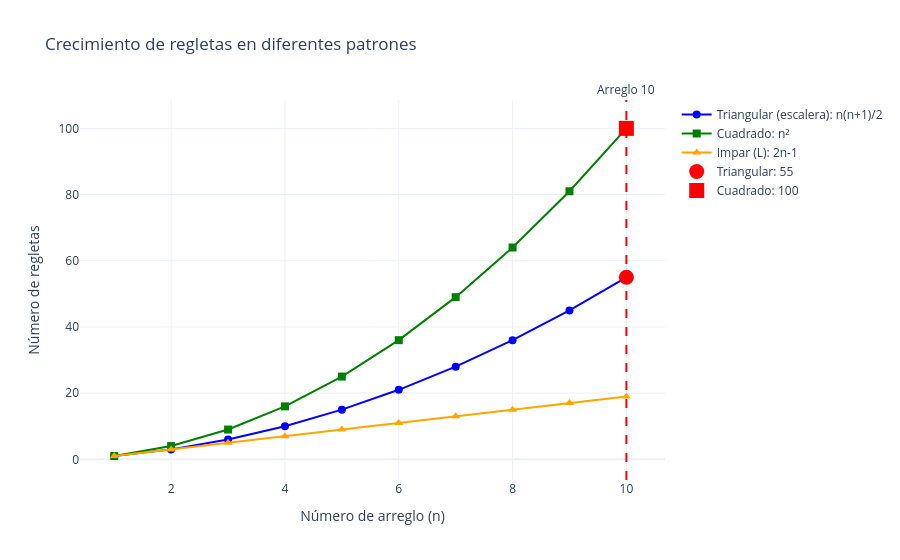

The notebook cell this image was saved under:
### Code cell
# Visualización con plotly
fig = go.Figure()

fig.add_trace(go.Scatter(x=n_vals, y=regletas_triangular, mode='lines+markers',
                         name='Triangular (escalera): n(n+1)/2',
                         line=dict(color='blue', width=2),
                         marker=dict(size=8)))

fig.add_trace(go.Scatter(x=n_vals, y=regletas_cuadrado, mode='lines+markers',
                         name='Cuadrado: n²',
                         line=dict(color='green', width=2),
                         marker=dict(size=8, symbol='square')))

fig.add_trace(go.Scatter(x=n_vals, y=regletas_impar, mode='lines+markers',
                         name='Impar (L): 2n-1',
                         line=dict(color='orange', width=2),
                         marker=dict(size=8, symbol='triangle-up')))

# Destacar n=10
fig.add_vline(x=10, line_dash="dash", line_color="red", 
              annotation_text="Arreglo 10", annotation_position="top")
fig.add_trace(go.Scatter(x=[10], y=[55], mode='markers',
                         marker=dict(size=15, color='red', symbol='circle'),
                         name='Triangular: 55'))
fig.add_trace(go.Scatter(x=[10], y=[100], mode='markers',
                         marker=dict(size=15, color='red', symbol='square'),
                         name='Cuadrado: 100'))

fig.update_layout(
    title='Crecimiento de regletas en diferentes patrones',
    xaxis_title='Número de arreglo (n)',
    yaxis_title='Número de regletas',
    template='plotly_white'
)

fig.show()

# Visualización de los primeros arreglos triangulares
def dibujar_arreglo_triangular(n):
    """Dibuja un arreglo en forma de escalera con regletas"""
    fig, ax = plt.subplots(figsize=(n, n/2))
    
    for i in range(n):
        for j in range(i+1):
            rect = plt.Rectangle((j, n-1-i), 1, 1, 
                                 fill=False, edgecolor='blue', linewidth=2)
            ax.add_patch(rect)
    
    ax.set_xlim(-0.5, n+0.5)
    ax.set_ylim(-0.5, n+0.5)
    ax.set_aspect('equal')
    ax.axis('off')
    ax.set_title(f'Arreglo {n}: {n*(n+1)//2} regletas', fontsize=12)
    return fig

# Mostrar primeros 5 arreglos triangulares
for i in range(1, 6):
    dibujar_arreglo_triangular(i)
    plt.show()

# Visualización de los primeros arreglos cuadrados
def dibujar_arreglo_cuadrado(n):
    """Dibuja un arreglo cuadrado con regletas"""
    fig, ax = plt.subplots(figsize=(n, n))
    
    for i in range(n):
        for j in range(n):
            rect = plt.Rectangle((j, n-1-i), 1, 1, 
                                 fill=False, edgecolor='green', linewidth=2)
            ax.add_patch(rect)
    
    ax.set_xlim(-0.5, n+0.5)
    ax.set_ylim(-0.5, n+0.5)
    ax.set_aspect('equal')
    ax.axis('off')
    ax.set_title(f'Arreglo {n}: {n*n} regletas', fontsize=12)
    plt.savefig(r"C:\Users\marco\Downloads\arreglo_regletas")
    return fig

# Mostrar primeros 5 arreglos cuadrados
for i in range(1, 6):
    dibujar_arreglo_cuadrado(i)
    plt.show()

### Figure 1 — Plotly figure (JSON) as saved in the notebook; plotly's stock layout.template omitted (floating-point values rounded to 4 significant figures)
{"data": [{"line": {"color": "blue", "width": 2}, "marker": {"size": 8}, "mode": "lines+markers", "name": "Triangular (escalera): n(n+1)/2", "type": "scatter", "x": [1, 2, 3, 4, 5, 6, 7, 8, 9, 10], "y": [1, 3, 6, 10, 15, 21, 28, 36, 45, 55]}, {"line": {"color": "green", "width": 2}, "marker": {"size": 8, "symbol": "square"}, "mode": "lines+markers", "name": "Cuadrado: n²", "type": "scatter", "x": [1, 2, 3, 4, 5, 6, 7, 8, 9, 10], "y": [1, 4, 9, 16, 25, 36, 49, 64, 81, 100]}, {"line": {"color": "orange", "width": 2}, "marker": {"size": 8, "symbol": "triangle-up"}, "mode": "lines+markers", "name": "Impar (L): 2n-1", "type": "scatter", "x": [1, 2, 3, 4, 5, 6, 7, 8, 9, 10], "y": [1, 3, 5, 7, 9, 11, 13, 15, 17, 19]}, {"marker": {"color": "red", "size": 15, "symbol": "circle"}, "mode": "markers", "name": "Triangular: 55", "type": "scatter", "x": [10], "y": [55]}, {"marker": {"color": "red", "size": 15, "symbol": "square"}, "mode": "markers", "name": "Cuadrado: 100", "type": "scatter", "x": [10], "y": [100]}], "layout": {"annotations": [{"showarrow": false, "text": "Arreglo 10", "x": 10, "xanchor": "center", "xref": "x", "y": 1, "yanchor": "bottom", "yref": "y domain"}], "shapes": [{"line": {"color": "red", "dash": "dash"}, "type": "line", "x0": 10, "x1": 10, "xref": "x", "y0": 0, "y1": 1, "yref": "y domain"}], "title": {"text": "Crecimiento de regletas en diferentes patrones"}, "xaxis": {"title": {"text": "Número de arreglo (n)"}}, "yaxis": {"title": {"text": "Número de regletas"}}}}
